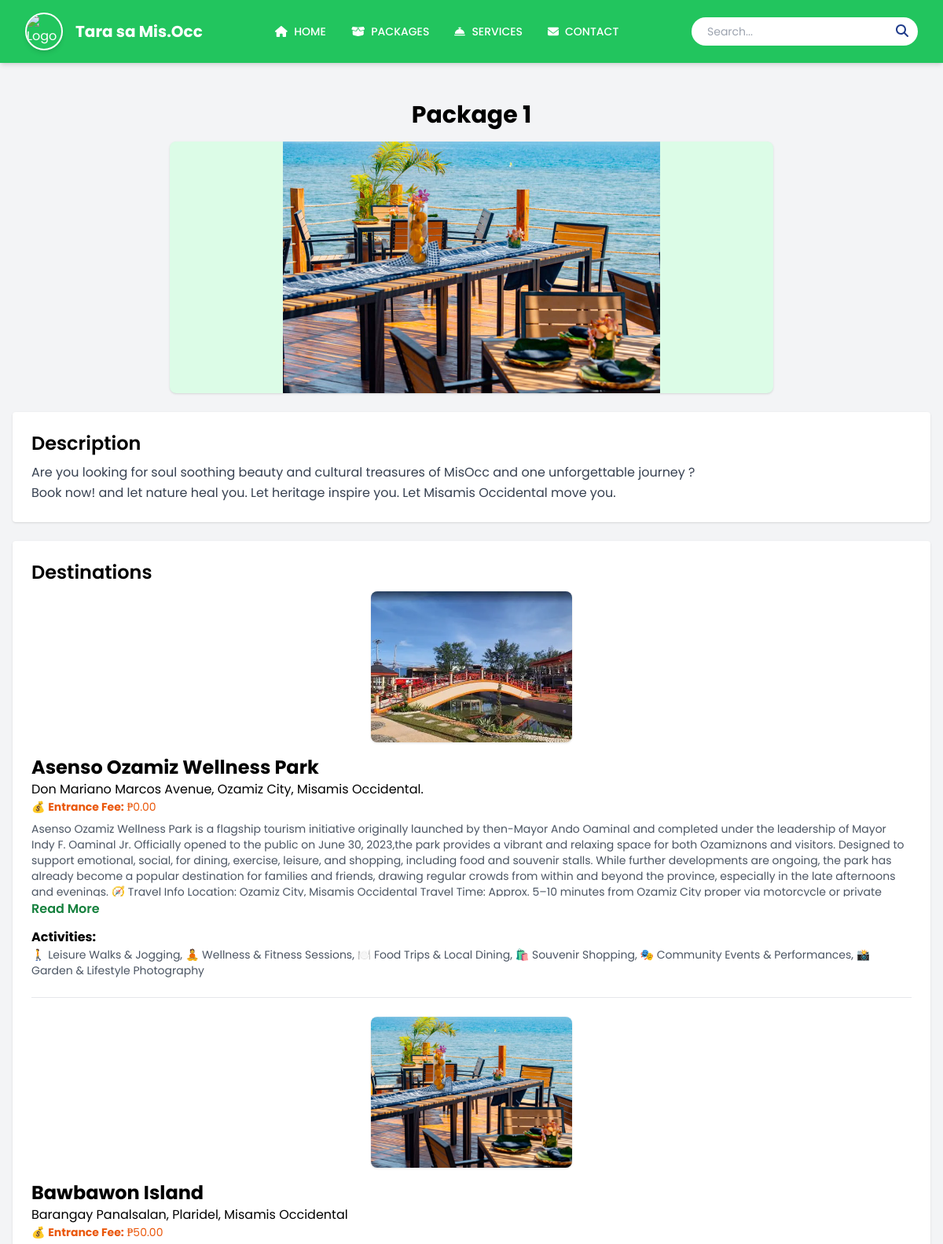
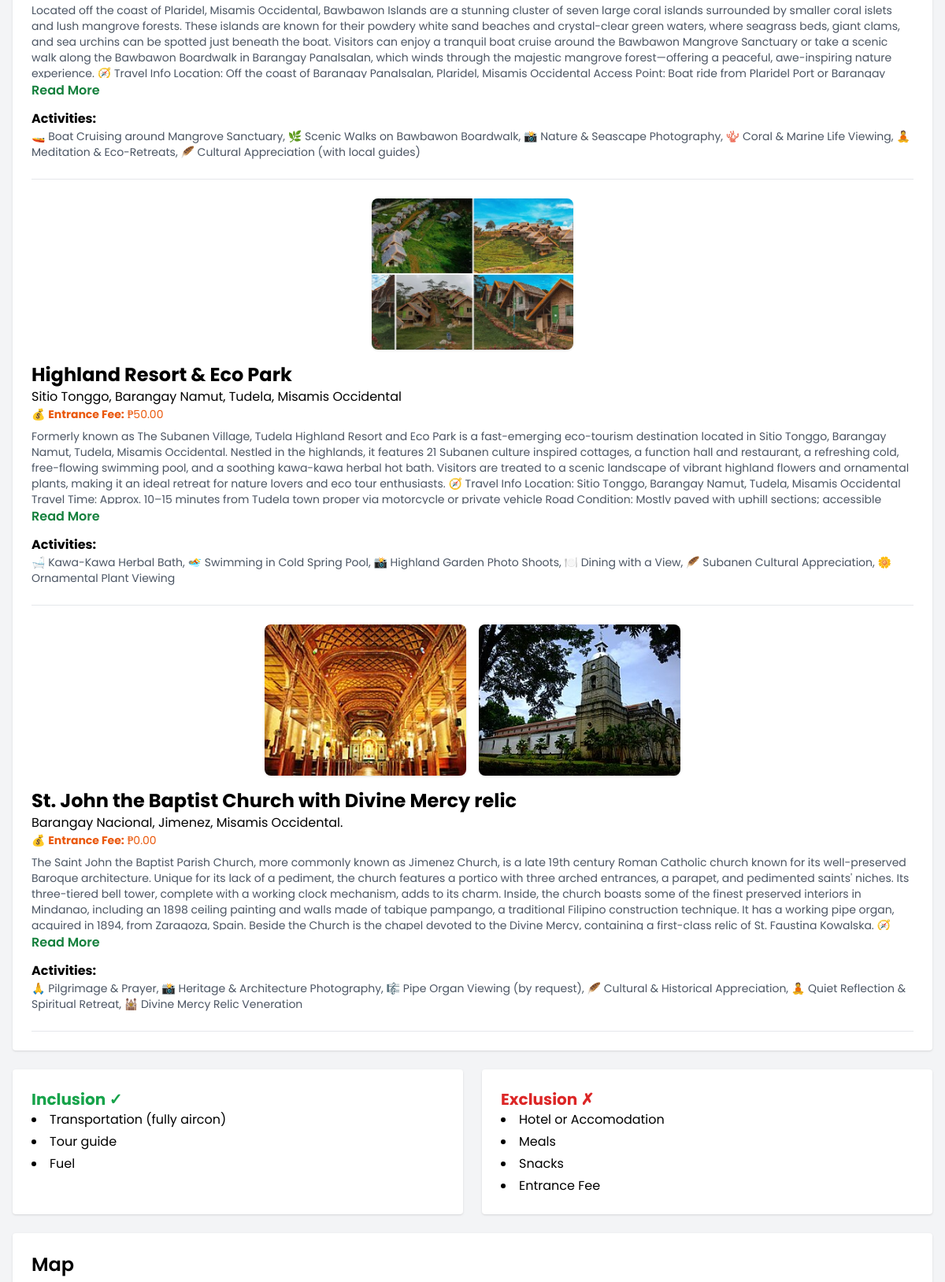
/package_details.php?id=30 (upper part), run on the app's committed database (2 pictures, top to bottom).
### tables this page shows
CREATE TABLE `packages` (
  `id` int(10) UNSIGNED NOT NULL,
  `title` varchar(255) NOT NULL,
  `price` decimal(10,2) NOT NULL,
  `pickup_location` varchar(255) NOT NULL,
  `dropoff_location` varchar(255) NOT NULL,
  `description` text DEFAULT NULL,
  `image1` varchar(255) DEFAULT NULL,
  `image2` varchar(255) DEFAULT NULL,
  `image3` varchar(255) DEFAULT NULL,
  `image4` varchar(255) DEFAULT NULL,
  `inclusion1` varchar(255) DEFAULT NULL,
  `inclusion2` varchar(255) DEFAULT NULL,
  `inclusion3` varchar(255) DEFAULT NULL,
  `inclusion4` varchar(255) DEFAULT NULL,
  `exclusion1` varchar(255) DEFAULT NULL,
  `exclusion2` varchar(255) DEFAULT NULL,
  `exclusion3` varchar(255) DEFAULT NULL,
  `exclusion4` varchar(255) DEFAULT NULL,
  `posted_by_type` enum('agency','admin') NOT NULL,
  `created_at` datetime DEFAULT current_timestamp(),
  `status` enum('pending','approved','rejected') NOT NULL DEFAULT 'pending',
  `closed_dates` text DEFAULT NULL,
  `lunch_location` varchar(255) DEFAULT NULL
);

CREATE TABLE `tourist_spots` (
  `id` int(10) UNSIGNED NOT NULL,
  `owner_id` int(10) UNSIGNED NOT NULL,
  `description` text DEFAULT NULL,
  `location` varchar(255) DEFAULT NULL,
  `created_at` datetime DEFAULT current_timestamp(),
  `image1` varchar(255) DEFAULT NULL,
  `image2` varchar(255) DEFAULT NULL,
  `image3` varchar(255) DEFAULT NULL,
  `entrance_fee` decimal(10,2) DEFAULT NULL,
  `activity` varchar(255) DEFAULT NULL,
  `latitude` decimal(10,7) DEFAULT NULL,
  `longitude` decimal(10,7) DEFAULT NULL,
  `posted_by_type` enum('agency','spot_owner','tourism_officers') NOT NULL,
  `status` varchar(20) DEFAULT 'pending',
  `owner_name` varchar(255) NOT NULL,
  `name_of_tourist_spot` varchar(255) NOT NULL,
  `spot_created_at` datetime NOT NULL DEFAULT current_timestamp()
);

### package_details.php (the view, shortened to what this page needs)
<?php
include 'config/db_connect.php';
$package_id = $_GET['id'] ?? 0;
$package = null;
if ($package_id) {
    $stmt = $conn->prepare("SELECT * FROM packages WHERE id=?");
    $stmt->bind_param("i", $package_id);
    $stmt->execute();
    $result = $stmt->get_result();
    if ($result && $result->num_rows > 0) {
        $package = $result->fetch_assoc();
    }
}
$destinations = [];
$stmt = $conn->prepare("
    SELECT ts.id,
           ts.name_of_tourist_spot AS name,
           ts.location,
           ts.description,
           ts.activity,
           ts.latitude,
           ts.longitude,
           ts.image1, ts.image2, ts.image3,
           ts.entrance_fee
    FROM package_destinations pd
    JOIN tourist_spots ts ON pd.tourist_spot_id = ts.id
    WHERE pd.package_id=?
    ORDER BY pd.stop_order
");
$stmt->bind_param("i", $package_id);
$stmt->execute();
$res = $stmt->get_result();
while ($row = $res->fetch_assoc()) {
    $destinations[] = $row;
}
$inclusions = [];
$exclusions = [];
for ($i = 1; $i <= 4; $i++) {
    if (!empty($package["inclusion$i"])) $inclusions[] = $package["inclusion$i"];
    if (!empty($package["exclusion$i"])) $exclusions[] = $package["exclusion$i"];
}
?>
<!DOCTYPE html>
<html lang="en">
<head>
<script src="https://cdn.tailwindcss.com"></script>
<link rel="stylesheet" href="https://cdn.jsdelivr.net/npm/swiper@11/swiper-bundle.min.css" />
<link rel="stylesheet" href="https://unpkg.com/swiper/swiper-bundle.min.css" />
<link rel="stylesheet" href="https://cdn.jsdelivr.net/npm/flatpickr/dist/flatpickr.min.css">
<link rel="stylesheet" href="https://unpkg.com/leaflet/dist/leaflet.css" />
</head>
<body class="bg-gray-100 flex flex-col min-h-screen font-[Poppins]">
<?php include 'config/include/header.php'; ?>
<main class="max-w-7xl mx-auto mt-8 p-4">
<h1 class="text-2xl md:text-3xl font-bold mb-4 text-center"><?= htmlspecialchars($package['title']) ?></h1>
<div class="flex justify-center mb-6">
  <div class="swiper-container rounded-lg overflow-hidden shadow w-full max-w-3xl bg-green-100">
    <div class="swiper-wrapper">
      <?php for($i=1;$i<=4;$i++):
          $img = $package["image$i"] ?? null;
          if($img && file_exists("uploads/".$img)): ?>
        <div class="swiper-slide flex justify-center">
          <img src="uploads/<?= htmlspecialchars($img) ?>" class="h-80 object-cover">
        </div>
      <?php endif; endfor; ?>
    </div>
  </div>
</div>
<div class="bg-white p-6 rounded shadow mb-6">
    <h2 class="text-2xl font-semibold mb-2">Description</h2>
    <p class="text-gray-700 leading-relaxed">
        <?= nl2br(htmlspecialchars($package['description'] ?? '')) ?>
    </p>
</div>
<div class="bg-white p-6 rounded shadow mb-6">
    <h2 class="text-2xl font-semibold mb-2">Destinations</h2>
    <ul class="space-y-6">
        <?php foreach($destinations as $index => $dest): ?>
        <li class="border-b pb-6">
            <div class="flex justify-center space-x-4 mb-4">
                <?php for($i=1;$i<=3;$i++):
                    $imgField = "image$i";
                    if (!empty($dest[$imgField]) && file_exists("uploads/".$dest[$imgField])): ?>
                        <img src="uploads/<?= htmlspecialchars($dest[$imgField]) ?>"
                            class="w-64 h-48 object-cover rounded-lg shadow">
                    <?php endif; ?>
                <?php endfor; ?>
            </div>
<div>
  <span class="font-bold text-2xl"><?= htmlspecialchars($dest['name']) ?></span>
    <p class="text-black-500 text-1xl"><?= htmlspecialchars($dest['location']) ?></p>
    <?php if (!empty($dest['entrance_fee'])): ?>
        <p class="text-sm text-orange-600 mb-2">
            💰 <strong>Entrance Fee:</strong> ₱<?= number_format($dest['entrance_fee'], 2) ?>
        </p>
    <?php else: ?>
        <p class="text-sm text-red-500 mb-2">💰 Entrance Fee: Not specified</p>
    <?php endif; ?>
    <?php
    $desc = htmlspecialchars($dest['description'] ?? '');
    ?>
    <div class="relative mt-2 overflow-hidden max-h-24 transition-all duration-500" id="desc-container-<?= $index ?>">
        <p class="text-gray-600 text-sm" id="desc-text-<?= $index ?>"><?= $desc ?></p>
    </div>
    <?php if(strlen($desc) > 50): ?>
    <button onclick="toggleDesc(<?= $index ?>)"
            class="text-green-700 font-semibold mt-1" id="desc-btn-<?= $index ?>">
        Read More
    </button>
    <?php endif; ?>
    <?php if(!empty($dest['activity'])): ?>
    <div class="mt-3">
        <p class="font-bold text-1xl">Activities:</p>
        <p class="text-gray-600 text-sm"><?= nl2br(htmlspecialchars($dest['activity'])) ?></p>
    </div>
    <?php endif; ?>
</div>
        </li>
        <?php endforeach; ?>
    </ul>
</div>
<div class="grid grid-cols-1 md:grid-cols-2 gap-6 mb-6">
    <div class="bg-white p-6 rounded shadow">
           <span class="text-green-600 font-bold text-xl">Inclusion ✓</span>
        <ul class="list-disc list-inside space-y-1">
            <?php foreach($inclusions as $inc): ?>
            <li><?= htmlspecialchars($inc) ?></li>
            <?php endforeach; ?>
        </ul>
    </div>
    <div class="bg-white p-6 rounded shadow">
        <span class="text-red-600 font-bold text-xl">Exclusion ✗</span>
        <ul class="list-disc list-inside space-y-1">
            <?php foreach($exclusions as $exc): ?>
            <li><?= htmlspecialchars($exc) ?></li>
            <?php endforeach; ?>
        </ul>
    </div>
</div>
<div class="bg-white p-6 rounded shadow mb-6">
    <h2 class="text-2xl font-semibold mb-2">Map</h2>
</div>
</main>
</body>
</html>

### config/include/header.php (shortened to what this page needs)
<?php
$base = $base ?? '';
?>
<header class="bg-green-500 text-white shadow-md sticky top-0 z-50 font-[Poppins]">
  <div class="flex items-center justify-between h-20 px-4 sm:px-6 lg:px-8">
    <div class="flex items-center space-x-4">
      <img src="<?= $base ?>img/logo.png" alt="Logo" class="h-12 w-12 rounded-full border-2 border-white shadow-md" />
      <span class="text-xl font-bold">Tara sa Mis.Occ</span>
    </div>
    <nav class="hidden md:flex items-center space-x-8 text-white text-sm font-medium">
      <a href="<?= $base ?>Homepage.php" class="flex items-center hover:text-yellow-300"><i class="fas fa-home mr-2"></i>HOME</a>
      <a href="<?= $base ?>package.php" class="flex items-center hover:text-yellow-300"><i class="fas fa-box-open mr-2"></i>PACKAGES</a>
      <a href="<?= $base ?>services.php" class="flex items-center hover:text-yellow-300"><i class="fas fa-concierge-bell mr-2"></i>SERVICES</a>
      <a href="<?= $base ?>contact.php" class="flex items-center hover:text-yellow-300"><i class="fas fa-envelope mr-2"></i>CONTACT</a>
    </nav>
    <div class="relative flex items-center space-x-4">
      <form action="<?= $base ?>search.php" method="get" class="relative flex items-center bg-white rounded-full px-3 py-1 w-32 sm:w-48 md:w-60 lg:w-72">
        <input name="q" type="text" placeholder="Search..." class="text-sm text-gray-700 outline-none px-2 py-1 bg-transparent w-full" autocomplete="off" required />
        <button type="submit" class="text-blue-900 hover:text-yellow-500"><i class="fas fa-search"></i></button>
      </form>
    </div>
  </div>
</header>

### data on the page
packages: title "Package 1", image1 (picture), description "Are you looking for soul soothing beauty and cultural treasures of MisOcc and one unforgettable journey ? Book now! and let nature heal you. Let heritage inspire you. Let Misamis Occidental move you.", inclusion1 "Transportation (fully aircon)", inclusion2 "Tour guide", inclusion3 "Fuel", exclusion1 "Hotel or Accomodation", exclusion2 "Meals", exclusion3 "Snacks", exclusion4 "Entrance Fee"
tourist_spots: image3 (picture), name_of_tourist_spot "Asenso Ozamiz Wellness Park", location "Don Mariano Marcos Avenue, Ozamiz City, Misamis Occidental.", entrance_fee "0.00", description "Asenso Ozamiz Wellness Park is a flagship tourism initiative originally launched by then-Mayor Ando Oaminal and completed under the leadership of Mayor Indy F. Oaminal Jr. Officially opened to the public on June 30, 2023,the park provides a vibrant and relaxing space for both Ozamiznons and visitors. Designed to support emotional, social, for dining, exercise, leisure, and shopping, including food and souvenir stalls. While further developments are ongoing, the park has already become a popular destination for families and friends, drawing regular crowds from within and beyond the province, especially in the late afternoons and evenings. 🧭 Travel Info Location: Ozamiz City, Misamis…", activity "🚶 Leisure Walks & Jogging, 🧘 Wellness & Fitness Sessions, 🍽️ Food Trips & Local Dining, 🛍️ Souvenir Shopping, 🎭 Community Events & Performances, 📸 Garden & Lifestyle Photography"
tourist_spots: image1 (picture), name_of_tourist_spot "Bawbawon Island", location "Barangay Panalsalan, Plaridel, Misamis Occidental", entrance_fee "50.00", description "Located off the coast of Plaridel, Misamis Occidental, Bawbawon Islands are a stunning cluster of seven large coral islands surrounded by smaller coral islets and lush mangrove forests. These islands are known for their powdery white sand beaches and crystal-clear green waters, where seagrass beds, giant clams, and sea urchins can be spotted just beneath the boat. Visitors can enjoy a tranquil boat cruise around the Bawbawon Mangrove Sanctuary or take a scenic walk along the Bawbawon Boardwalk in Barangay Panalsalan, which winds through the majestic mangrove forest—offering a peaceful, awe-inspiring nature experience. 🧭 Travel Info Location: Off the coast of Barangay Panalsalan, Plaridel,…", activity "🚤 Boat Cruising around Mangrove Sanctuary, 🌿 Scenic Walks on Bawbawon Boardwalk, 📸 Nature & Seascape Photography, 🪸 Coral & Marine Life Viewing, 🧘 Meditation & Eco-Retreats, 🪶 Cultural Appreciation (with local guides)"
tourist_spots: image3 (picture), name_of_tourist_spot "Highland Resort & Eco Park", location "Sitio Tonggo, Barangay Namut, Tudela, Misamis Occidental", entrance_fee "50.00", description "Formerly known as The Subanen Village, Tudela Highland Resort and Eco Park is a fast-emerging eco-tourism destination located in Sitio Tonggo, Barangay Namut, Tudela, Misamis Occidental. Nestled in the highlands, it features 21 Subanen culture inspired cottages, a function hall and restaurant, a refreshing cold, free-flowing swimming pool, and a soothing kawa-kawa herbal hot bath. Visitors are treated to a scenic landscape of vibrant highland flowers and ornamental plants, making it an ideal retreat for nature lovers and eco tour enthusiasts. 🧭 Travel Info Location: Sitio Tonggo, Barangay Namut, Tudela, Misamis Occidental Travel Time: Approx. 10–15 minutes from Tudela town proper via…", activity "🛁 Kawa-Kawa Herbal Bath, 🏊 Swimming in Cold Spring Pool, 📸 Highland Garden Photo Shoots, 🍽️ Dining with a View, 🪶 Subanen Cultural Appreciation, 🌼 Ornamental Plant Viewing"
tourist_spots: image1 (picture), image2 (picture), name_of_tourist_spot "St. John the Baptist Church with Divine Mercy relic", location "Barangay Nacional, Jimenez, Misamis Occidental.", entrance_fee "0.00", description "The Saint John the Baptist Parish Church, more commonly known as Jimenez Church, is a late 19th century Roman Catholic church known for its well-preserved Baroque architecture. Unique for its lack of a pediment, the church features a portico with three arched entrances, a parapet, and pedimented saints' niches. Its three-tiered bell tower, complete with a working clock mechanism, adds to its charm. Inside, the church boasts some of the finest preserved interiors in Mindanao, including an 1898 ceiling painting and walls made of tabique pampango, a traditional Filipino construction technique. It has a working pipe organ, acquired in 1894, from Zaragoza, Spain. Beside the Church is the chapel…", activity "🙏 Pilgrimage & Prayer, 📸 Heritage & Architecture Photography, 🎼 Pipe Organ Viewing (by request), 🪶 Cultural & Historical Appreciation, 🧘 Quiet Reflection & Spiritual Retreat, 🕍 Divine Mercy Relic Veneration"
